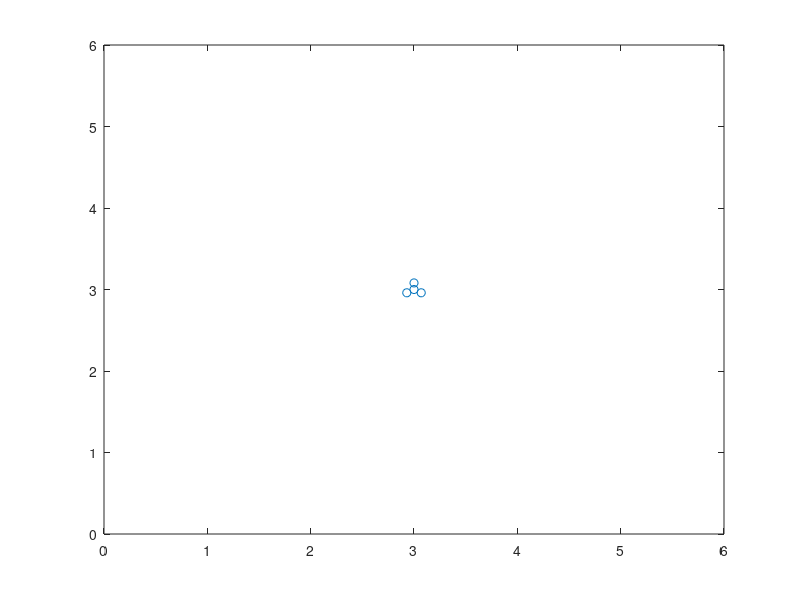

MATLAB code for this plot: (Note: this script raises an error after producing the figure.)
%%%%%%%%%%%%%%%%%%%%%%%%%%%%%%%%%%%%%%%%%%%%%%%%%%%%%%%%%%%%%%%%%%%%%%%%%%%
% main1.m
% Description: Main script to run spiraling robots
%
% Function Calls
% GetAlpha()   : Gets the alpha for the Archimedes Spiral Rotation Matrix.
%                Used in the rotation matrix calculation.
% showgraph()  : Simply plots the position of agents and the covered area
% rotation()   : Uses positions and gives back Rotation Matrix, Used to
%                update positions. 
%%%%%%%%%%%%%%%%%%%%%%%%%%%%%%%%%%%%%%%%%%%%%%%%%%%%%%%%%%%%%%%%%%%%%%%%%%%

%%%% To Do list
% -Fix the Coverage determination, Radius Shadow (Smaller blocks or what?)
% -Something wrong with Consensus Equation. Fix it
% -Gravitate to the normed vectors. How to get them to dynamically update
% -Add in drift/Noise
% -Adaptive controller to control noise/drift
% -Functionality? Update Z function?, Put in Show Graph?
% -Show jonathan the error over time (discrete time error or what!)
% -Potential Field Visualization idea, lyapunov set, gradient potential


%%%%%%%%%%%%%%%%%%%%%%%%%%%%%%%%%%%%%%%%%%%%%%%%%%%%%%%%%%%%%%%%%%%%%%%%%%%
%Block 1: Variable Initialization and Settings
clear;
RandStart = 0; %Determine is random start or not
N=3; %Number of agents to start (N robots)
dt=0.03; % numerical steplength
t=0; %Start time
Tf=17; %Final time
iter=1; %Iteration counter
DX=zeros(2,N);  %PreAllocation: Here is where we store the derivatives
X = zeros(2,N); %PreAllocation: Here is where we store the positions
Alpha = 0;
BlockSize = 0.1;
AxisLength=6; % Total Length of Axis
deltadisk = 0.3;
di = .01; %d for archimedes sprial
RadiusShadow = .08; %Length of Radius of area coverage ball [used in Showgraph()]
Consensus = 1; %Do you want consensus to center first?

%%%%%%%%%%%%%%%%%%%%%%%%%%%%%%%%%%%%%%%%%%%%%%%%%%%%%%%%%%%%%%%%%%%%%%%%%%%


%%%%%%%%%%%%%%%%%%%%%%%%%%%%%%%%%%%%%%%%%%%%%%%%%%%%%%%%%%%%%%%%%%%%%%%%%%%
%Block 2: The Following Creates the meshgrid for the plot
hold on; %hold figure on for graphing
[X1,Y1] = meshgrid(0:BlockSize:AxisLength, 0:BlockSize:AxisLength); %Create Normal spaced vectors for axis
PDF1 = normpdf(X1,AxisLength/2,AxisLength/4); %normal dis
PDF2 = normpdf(Y1,AxisLength/2,AxisLength/4); %normal dis
Z = PDF1.*PDF2; %z values
Z = -1*(Z./max(max(Z)));
% Z = zeros(size(X1));
% for i=1:length(X1(1,:))
%     for j=1:length(Y1(:,1))
%         Z(i,j) = -1*gaussian(X1(1,i),Y1(j,1),AxisLength/2,AxisLength/2,sqrt(AxisLength/4),sqrt(AxisLength/4));
%     end
% end

TrackingColors = Z;
%pcolor(X1,Y1,Z) %Pcolor Map that works

%%%%%%%%%%%%%%%%%%%%%%%%%%%%%%%%%%%%%%%%%%%%%%%%%%%%%%%%%%%%%%%%%%%%%%%%%%%


%%%%%%%%%%%%%%%%%%%%%%%%%%%%%%%%%%%%%%%%%%%%%%%%%%%%%%%%%%%%%%%%%%%%%%%%%%%
%Block 3: Initialize Positions and Create Agents
% Generate the initial conditions randomly
RadiusSpread=0.3; %Radius of how spread apart wanted 

if RandStart == 1
    X=AxisLength.*rand(2,N); %Create initial positions (x,y), *axislength
end

% Initial positions are not random
if RandStart == 0
   Theta = 2*pi/N;
   Center = [AxisLength/2 AxisLength/2]; %This is used to determine the intial positions
   for j = 1:N
       %Something about this isn't right - Check back later
       X(1,j) = Center(1)+RadiusSpread*sin(-Theta*j);
       X(2,j) = Center(2)+RadiusSpread*cos(-Theta*j);
   end
end
%%%%%%%%%%%%%%%%%%%%%%%%%%%%%%%%%%%%%%%%%%%%%%%%%%%%%%%%%%%%%%%%%%%%%%%%%%%

%%%%%%%%%%%%%%%%%%%%%%%%%%%%%%%%%%%%%%%%%%%%%%%%%%%%%%%%%%%%%%%%%%%%%%%%%%%
%Block 4: Consensus
while Consensus == 1;
        clf;
        DX=zeros(2,N+1);
        %Create virtual node at Center Position
        X(:,N+1) = [AxisLength/2; AxisLength/2]; %Center Position

        for i = 1:N
            for j = 1:N+1
                if (i~=j)
                    
                    if (j == N+1)
                        DX(:,i) =DX(:,i)-((X(:,i)-X(:,j))*(norm(X(:,i)-X(:,j))-0.01)); %What is 0.03?
                    else
                        DX(:,i) =DX(:,i)-((X(:,i)-X(:,j))*(norm(X(:,i)-X(:,j))-0.01)); %What is 0.07?
                    end
                end
            end
        end
        
        for k=1:N;
            X(:,k)=X(:,k)+(dt).*DX(:,k); %Why 0.1? Why not dt?
        end
        
        plot(X(1,:),X(2,:),'o')
        axis([0,AxisLength,0,AxisLength]);
        drawnow;
        if norm(X-repmat([AxisLength/2;AxisLength/2],1,N+1))<BlockSize
            Consensus = 0;
        end
        %Update Time here? - Depends what you want to restrict the total
        %time of
end
%%%%%%%%%%%%%%%%%%%%%%%%%%%%%%%%%%%%%%%%%%%%%%%%%%%%%%%%%%%%%%%%%%%%%%%%%%%


%%%%%%%%%%%%%%%%%%%%%%%%%%%%%%%%%%%%%%%%%%%%%%%%%%%%%%%%%%%%%%%%%%%%%%%%%%%
%Block 5: Main While Loop to update positions
while (t<Tf)&&(Consensus==0);
        %% Determine change to TrackingColor value and update
    %_% Fix this based on RadiusShadow
    
    for k=1:N
        dx = (X1(1,:)+repmat(BlockSize/2,1,length(X1))) - repmat(X(1,k),1,length(X1));
        dy = (Y1(:,1)+repmat(BlockSize/2,length(Y1),1)) - repmat(X(2,k),length(Y1),1);
        [~,centerix] = min(abs(dx));
        [~,centeriy] = min(abs(dy));
         [indexX] = find(abs(dx)<=deltadisk);
         [indexY] = find(abs(dy)<=deltadisk);
         for i=1:length(indexX)
             for j=1:length(indexY)
                 if dx(indexX(i))^2+dy(indexY(j))^2 < deltadisk^2
                    TrackingColors(indexY(j),indexX(i)) = 0;
                 end
             end
         end
    end
    
    di = di/(-1*Z(centeriy,centerix));
    if di >= deltadisk
        di = deltadisk;
        break;
        display('Max di reached');
    end
    
    %% Update Rotation and Dx
    %Agents 1-(N-1): Rotation and Dx
%     if mod(iter,1000) == 0
%         di = 1+Z(indexY,indexX);
%         if di>= 0.5
%             di=0.5;
%         end
%     end
    
    for i=1:(N-1)
        Alpha = GetAlpha(N,di,i,X);
        R=rotation(N,t,Alpha);
        DX(1,i)=R(1,:)*((X(:,i+1)-X(:,i)));
        DX(2,i)=R(2,:)*((X(:,i+1)-X(:,i)));
    end;
    
    %Agent N: Rotation and Dx
    %Separated because wrapping around from agent N back to agent 1
    
        Alpha = GetAlpha(N,di,N,X);
        R=rotation(N,t,Alpha);
        DX(1,N)=R(1,:)*((X(:,1)-X(:,N))); %Dx
        DX(2,N)=R(2,:)*((X(:,1)-X(:,N))); %Dy
    
    
    %% For All Agents, Update Position
    for i=1:N;
        X(:,i)=X(:,i)+dt.*DX(:,i);
    end;
    
    t=t+dt; %% Update time
    
    %% Plot the solution every X iterations. Skips some iterations for speed
    if (mod(iter,1)==0)
        show_graph(X,N,AxisLength,t,RadiusShadow); %plot graph
    end;
    

    
    pcolor(X1,Y1,TrackingColors);  %replot Z map with updates
    iter=iter+1; %counter of # of iterations of loop
    
end;
%%%%%%%%%%%%%%%%%%%%%%%%%%%%%%%%%%%%%%%%%%%%%%%%%%%%%%%%%%%%%%%%%%%%%%%%%%%
%END of File
